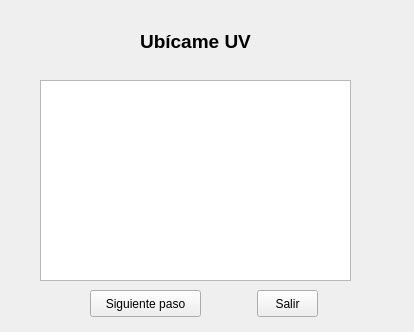
<?xml version="1.0" encoding="UTF-8"?>
<ui version="4.0">
 <class>MainWindow</class>
 <widget class="QMainWindow" name="MainWindow">
  <property name="geometry">
   <rect>
    <x>0</x>
    <y>0</y>
    <width>414</width>
    <height>332</height>
   </rect>
  </property>
  <property name="windowTitle">
   <string>Form1</string>
  </property>
  <widget class="QWidget" name="centralwidget">
   <widget class="QLabel" name="label">
    <property name="geometry">
     <rect>
      <x>40</x>
      <y>30</y>
      <width>311</width>
      <height>21</height>
     </rect>
    </property>
    <property name="text">
     <string>&lt;html&gt;&lt;head/&gt;&lt;body&gt;&lt;p align=&quot;center&quot;&gt;&lt;span style=&quot; font-size:14pt; font-weight:600;&quot;&gt;Ubícame UV&lt;/span&gt;&lt;/p&gt;&lt;/body&gt;&lt;/html&gt;</string>
    </property>
   </widget>
   <widget class="QTableWidget" name="tbAmbiente">
    <property name="geometry">
     <rect>
      <x>40</x>
      <y>80</y>
      <width>311</width>
      <height>201</height>
     </rect>
    </property>
    <attribute name="horizontalHeaderVisible">
     <bool>false</bool>
    </attribute>
    <attribute name="horizontalHeaderCascadingSectionResizes">
     <bool>false</bool>
    </attribute>
    <attribute name="verticalHeaderVisible">
     <bool>false</bool>
    </attribute>
   </widget>
   <widget class="QPushButton" name="btSgte">
    <property name="geometry">
     <rect>
      <x>90</x>
      <y>290</y>
      <width>111</width>
      <height>27</height>
     </rect>
    </property>
    <property name="text">
     <string>Siguiente paso</string>
    </property>
   </widget>
   <widget class="QPushButton" name="btSalir">
    <property name="geometry">
     <rect>
      <x>257</x>
      <y>290</y>
      <width>61</width>
      <height>27</height>
     </rect>
    </property>
    <property name="text">
     <string>Salir</string>
    </property>
   </widget>
  </widget>
 </widget>
 <resources/>
 <connections/>
</ui>
